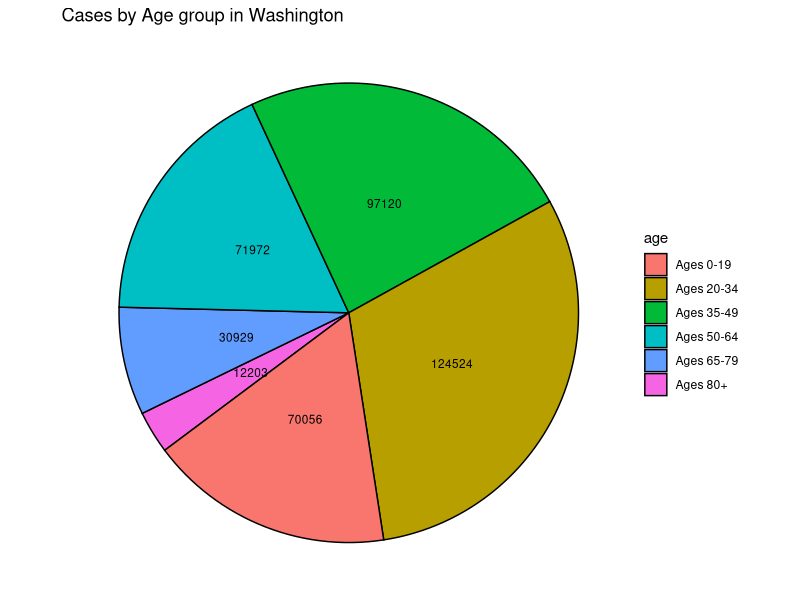

Write R code to recreate this figure.
df <- read.csv("data/WA_COVID19_Cases.csv",
               stringsAsFactors = FALSE)
library(dplyr)
library(ggplot2)
#variables
age0_19 <- sum(df$Age.0.19, na.rm = T)
age20_34 <- sum(df$Age.20.34, na.rm = T)
age35_49 <- sum(df$Age.35.49, na.rm = T)
age50_64 <- sum(df$Age.50.64, na.rm = T)
age65_79 <- sum(df$Age.65.79, na.rm = T)
age80_up <- sum(df$Age.80., na.rm = T)
#new dataframe
age <- c("Ages 0-19", "Ages 20-34", "Ages 35-49", "Ages 50-64",
         "Ages 65-79", "Ages 80+")
sum_of_cases <- c(age0_19, age20_34, age35_49, age50_64, age65_79, age80_up)
new_df <- data.frame(sum_of_cases, age)



#pie chart
new_df <- new_df %>%
  arrange(desc(age)) %>%
  mutate(prop = sum_of_cases / sum(new_df$sum_of_cases) * 100) %>%
  mutate(ypos = cumsum(prop) - 0.5 * prop)



pie_chart <- ggplot(new_df, aes(x = "", y = prop, fill = age)) +
  geom_bar(stat = "identity", width = 1, color = "black") +
  coord_polar("y", start = 0) +
  ggtitle("Cases by Age group in Washington") +
  theme(plot.title = element_text(hjust = 0.5)) +
  theme_void() +
  geom_text(aes(y = ypos, label = sum_of_cases), color = "black", size = 3) +
  coord_polar("y", start = 180)